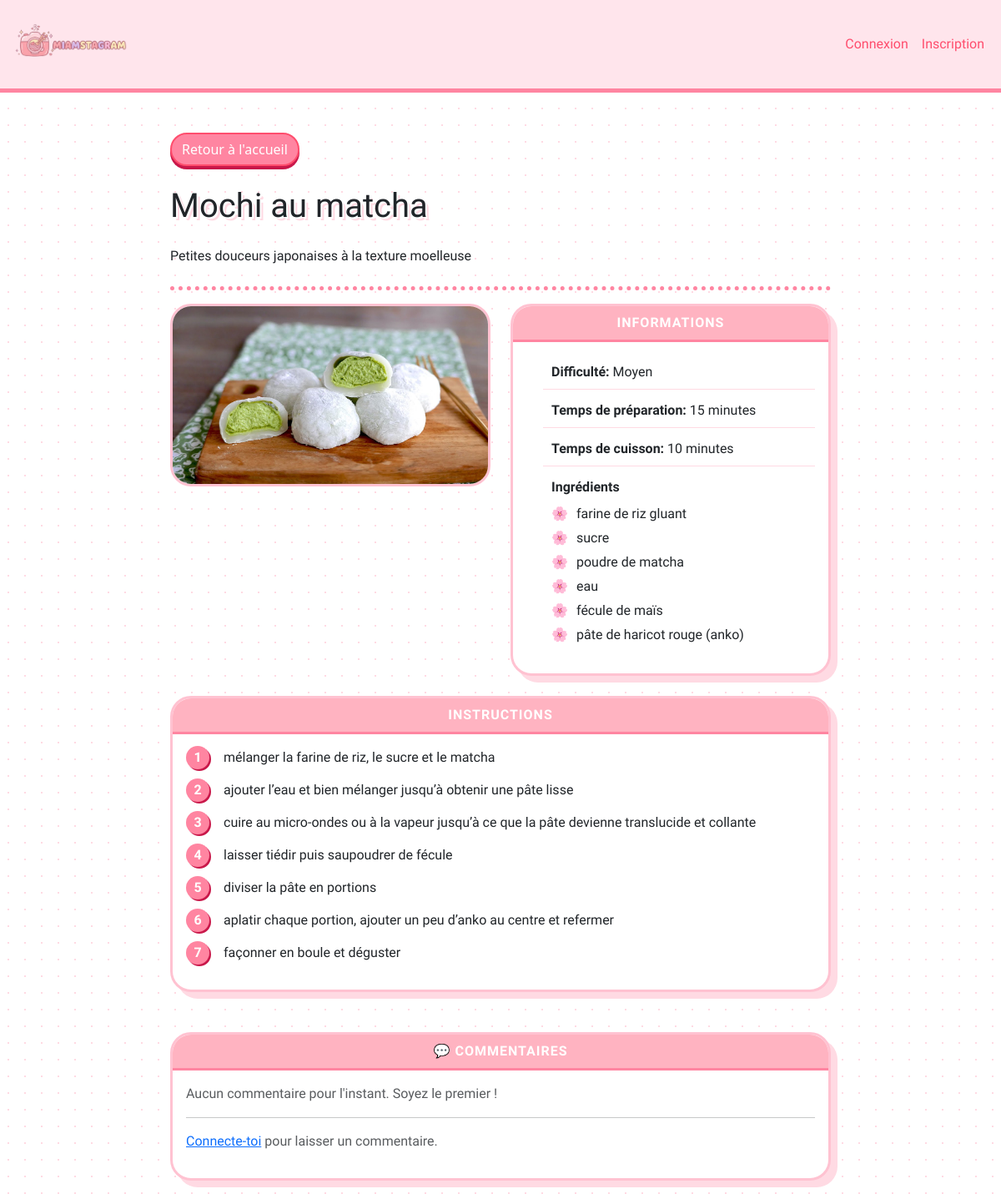
Page /recettes/2 on the committed database.
### app.py (models this page shows)
class recettes(db.Model):
    recette_id = db.Column(db.Integer, primary_key=True)
    titre = db.Column(db.String(80), nullable=False)
    description = db.Column(db.Text, nullable=False)
    image_file = db.Column(db.String(120), nullable=False, default='default.jpg')
    difficulte = db.Column(db.String(20), nullable=False)
    temps_preparation = db.Column(db.Integer, nullable=False)
    temps_cuisson = db.Column(db.Integer, nullable=True)
    ingredients = db.Column(db.Text, nullable=False)
    instructions = db.Column(db.Text, nullable=False)
    statut = db.Column(db.String(20), nullable=False, default='public')
    auteur_id = db.Column(db.Integer, db.ForeignKey('user.id'), nullable=True)

### app.py (the view)
@app.route('/recettes/<int:recette_id>')
def recettes_page(recette_id):
    recette = recettes.query.get_or_404(recette_id)
    if recette.statut == 'prive' and session.get('user_id') != recette.auteur_id:
        flash("Cette recette est privée.", "danger")
        return redirect(url_for('home'))
    commentaires = Comment.query.filter_by(recette_id=recette_id).all()
    return render_template('recettes.html', recette=recette, commentaires=commentaires)

### templates/recettes.html (shortened to what this page needs)
<!doctype html>
<html lang="fr">
  <head>
    <link
      rel="stylesheet"
      href="{{ url_for('static', filename='css/style.css') }}"
    />
    <link
      href="https://cdn.jsdelivr.net/npm/bootstrap@5.3.8/dist/css/bootstrap.min.css"
      rel="stylesheet"
    />
  </head>
  <body>
    <header class="sticky-top">
      <nav class="navbar navbar-expand-lg bg-body-tertiary">
        <div class="container-fluid">
          <a class="navbar-brand" href="{{ url_for('home') }}">
            <img
              src="{{ url_for('static', filename='img/logo_horizontal.png') }}"
              alt="Logo"
              height="80"
            />
          </a>
          <div class="collapse navbar-collapse" id="navbarSupportedContent">
            <div class="d-flex ms-auto">
              <ul class="navbar-nav me-auto mb-2 mb-lg-0 align-items-center">
                {% if 'user_id' in session %}
                <li class="nav-item me-3">
                  <a
                    class="btn btn-success rounded-pill fw-bold"
                    href="{{ url_for('ajouter_recette') }}"
                    style="
                      background-color: #ff4d6d;
                      border: none;
                      box-shadow: 0 4px 0 #c9184a;
                    "
                  >
                    Créer une recette
                  </a>
                </li>
                <li class="nav-item">
                  <a
                    class="nav-link fw-bold text-primary"
                    href="{{ url_for('profil') }}"
                    >👤 {{ session['username'] }}</a
                  >
                </li>
                <li class="nav-item">
                  <a class="nav-link" href="{{ url_for('deconnexion') }}"
                    >Déconnexion</a
                  >
                </li>
                {% else %}
                <li class="nav-item">
                  <a class="nav-link" href="{{ url_for('connexion') }}"
                    >Connexion</a
                  >
                </li>
                <li class="nav-item">
                  <a class="nav-link" href="{{ url_for('inscription') }}"
                    >Inscription</a
                  >
                </li>
                {% endif %}
              </ul>
            </div>
          </div>
        </div>
      </nav>
    </header>
    <div class="row mt-5 justify-content-center">
      <div class="col-8">
        <a href="{{ url_for('home')}}" class="btn btn-primary mb-4">
          Retour à l'accueil</a
        >
        <h1 class="mb-4">{{ recette.titre }}</h1>
        <p class="mb-4">{{ recette.description }}</p>
        <hr class="my_line mb-3" />
        <div class="row align-items-start">
          <div class="col-md-6">
            <img
              src="{{ url_for('static', filename='img/' + recette.image_file) }}"
              class="img-fluid rounded"
              style="border: 3px solid #ffc2d1; border-radius: 25px !important"
              alt="{{ recette.titre }}"
            />
          </div>
          <div class="col-md-6">
            <div class="card">
              <div class="card-header">Informations</div>
              <div class="card-body">
                <ul class="list-group list-group-flush">
                  <li class="list-group-item">
                    <strong>Difficulté:</strong> {{ recette.difficulte }}
                  </li>
                  <li class="list-group-item">
                    <strong>Temps de préparation:</strong> {{
                    recette.temps_preparation }} minutes
                  </li>
                  <li class="list-group-item">
                    <strong>Temps de cuisson:</strong> {{ recette.temps_cuisson
                    }} minutes
                  </li>
                  <li class="list-group-item">
                    <strong>Ingrédients</strong>
                    <ul class="mt-2">
                      {% for ingredient in recette.ingredients.split(',') %}
                      <li>{{ ingredient.strip() }}</li>
                      {% endfor %}
                    </ul>
                  </li>
                </ul>
              </div>
            </div>
          </div>
        </div>
        <div class="row mt-4 mb-5">
          <div class="col-12">
            <div class="card">
              <div class="card-header">Instructions</div>
              <div class="card-body">
                <ol>
                  {% for etape in recette.instructions.split(';') %} {% if
                  etape.strip() %}
                  <li>{{ etape.strip() }}</li>
                  {% endif %} {% endfor %}
                </ol>
              </div>
            </div>
          </div>
        </div>
        <div class="row mb-5">
          <div class="col-12">
            <div class="card">
              <div class="card-header fw-bold">💬 Commentaires</div>
              <div class="card-body">
                {% if commentaires %} {% for c in commentaires %}
                <div class="border rounded p-3 mb-3 bg-light">
                  <strong>{{ c.auteur.username }}</strong>
                  <p class="mb-0 mt-1">{{ c.contenu }}</p>
                </div>
                {% endfor %} {% else %}
                <p class="text-muted">
                  Aucun commentaire pour l'instant. Soyez le premier !
                </p>
                {% endif %}
                <hr />
                {% if session.user_id %}
                <form
                  method="POST"
                  action="{{ url_for('commenter', recette_id=recette.recette_id) }}"
                >
                  <div class="mb-3">
                    <label for="contenu" class="form-label fw-bold"
                      >Laisser un commentaire</label
                    >
                    <textarea
                      class="form-control"
                      id="contenu"
                      name="contenu"
                      rows="3"
                      placeholder="Votre commentaire..."
                      maxlength="500"
                      required
                    ></textarea>
                  </div>
                  <button type="submit" class="btn btn-primary rounded-pill">
                    Envoyer
                  </button>
                </form>
                {% else %}
                <p class="text-muted">
                  <a href="{{ url_for('connexion') }}">Connecte-toi</a> pour
                  laisser un commentaire.
                </p>
                {% endif %}
              </div>
            </div>
          </div>
        </div>
      </div>
    </div>
  </body>
</html>

### static/css/style.css (style rules this page uses)
:root { --bs-primary: #ff85a1; --bs-primary-rgb: 255, 133, 161; --bs-body-bg: #fff0f3; --bs-body-color: #7a4a53; --bs-border-color: #ffc2d1; }
body { background-image: radial-gradient(#ffdae3 1px, transparent 1px); background-size: 20px 20px; font-family: 'Segoe UI', Roboto, 'Helvetica Neue', sans-serif; }
.navbar.bg-body-tertiary { background-color: #ffe5ec !important; border-bottom: 5px solid #ff85a1; }
.navbar-brand { color: #ff4d6d !important; font-weight: 900; text-transform: uppercase; letter-spacing: 1px; }
.card { background-color: #ffffff; border: 3px solid #ffc2d1 !important; border-radius: 25px !important; box-shadow: 8px 8px 0px #ffdae3; transition: all 0.2s ease; }
.btn-primary { background-color: #ff85a1 !important; border: 2px solid #ff4d6d !important; border-radius: 50px !important; color: white !important; padding: 8px 20px; box-shadow: 0 4px 0 #c9184a; }
.my_line { border-top: 5px dotted #ff85a1 !important; opacity: 1; }
h1, h2 { color: #ff4d6d; text-shadow: 2px 2px 0px #ffffff, 4px 4px 0px #ffdae3; }
body, p, .navbar, .card, .btn { font-family: 'Quicksand', sans-serif; }
.nav-link { color: #ff4d6d !important; font-weight: 700; transition: all 0.3s ease; }
.card-header { background-color: #ffb3c1 !important; color: white !important; font-weight: bold; text-transform: uppercase; border-bottom: 3px solid #ff85a1 !important; border-radius: 22px 22px 0 0 !important; text-align: center; letter-spacing: 1px; }
.list-group-item { background-color: transparent !important; border-color: #ffdae3 !important; color: #7a4a53; padding: 12px 20px; }
.card-body ul { list-style-type: '🌸'; padding-left: 20px; }
.card-body ul li { padding-left: 10px; margin-bottom: 5px; }
.card-body ol { counter-reset: kawaii-counter; list-style: none; padding-left: 0; }
.card-body ol li { counter-increment: kawaii-counter; margin-bottom: 15px; position: relative; padding-left: 45px; }
.card-body ol li::before { content: counter(kawaii-counter); position: absolute; left: 0; top: -2px; background-color: #ff85a1; color: white; width: 28px; height: 28px; border-radius: 50%; display: flex; align-items: center; justify-content: center; font-weight: bold; box-shadow: 2px 2px 0px #c9184a; }
h1 { font-family: 'Quicksand', sans-serif; font-weight: 700; }

### rows in the picture
recettes: titre "Mochi au matcha", description "Petites douceurs japonaises à la texture moelleuse", image_file (picture), difficulte "Moyen", temps_preparation "15", temps_cuisson "10"

### other values in the picture
{{ ingredient.strip() }} "farine de riz gluant" "sucre" "poudre de matcha" "eau" "fécule de maïs" "pâte de haricot rouge (anko)"
{{ etape.strip() }} "mélanger la farine de riz, le sucre et le matcha" "ajouter l’eau et bien mélanger jusqu’à obtenir une pâte lisse" "cuire au micro-ondes ou à la vapeur jusqu’à ce que la pâte devienne translucide et collante" "laisser tiédir puis saupoudrer de fécule" "diviser la pâte en portions" "aplatir chaque portion, ajouter un peu d’anko au centre et refermer" "façonner en boule et déguster"
